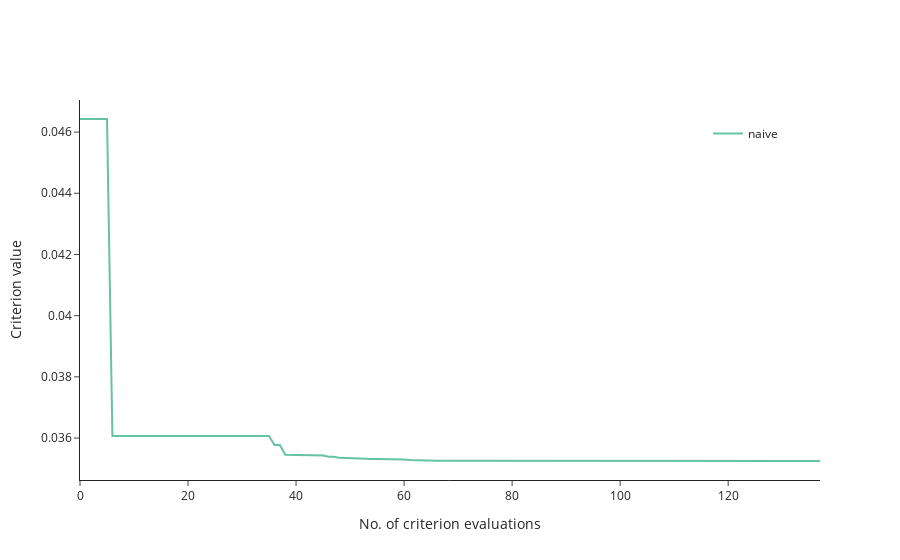

This figure's notebook cell:
### Markdown cell above
## Task 2: Optimization

- Extend the code below by doing an optimization with `scaling=True`.
- Compare the scaled and unscaled optimization in the criterion_plot

### Code cell
algorithm = "nag_pybobyqa"

res_naive = em.minimize(
    criterion,
    start_params,
    algorithm=algorithm,
)


results = {"naive": res_naive}

em.criterion_plot(results, monotone=True)

### Figure 1 — Plotly figure (JSON) as saved in the notebook; plotly's stock layout.template omitted (floating-point values rounded to 4 significant figures; data arrays with more than 128 entries replaced by an {"elided": "..."} marker saying what was removed)
{"data": [{"connectgaps": true, "line": {"color": "rgb(102,194,165)"}, "mode": "lines", "name": "naive", "showlegend": true, "type": "scatter", "x": {"elided": "138 int values"}, "y": {"elided": "138 float values"}}], "layout": {"legend": {"x": 0.95, "xanchor": "right", "y": 0.95, "yanchor": "top"}, "xaxis": {"title": {"text": "No. of criterion evaluations"}}, "yaxis": {"title": {"text": "Criterion value"}}}}
